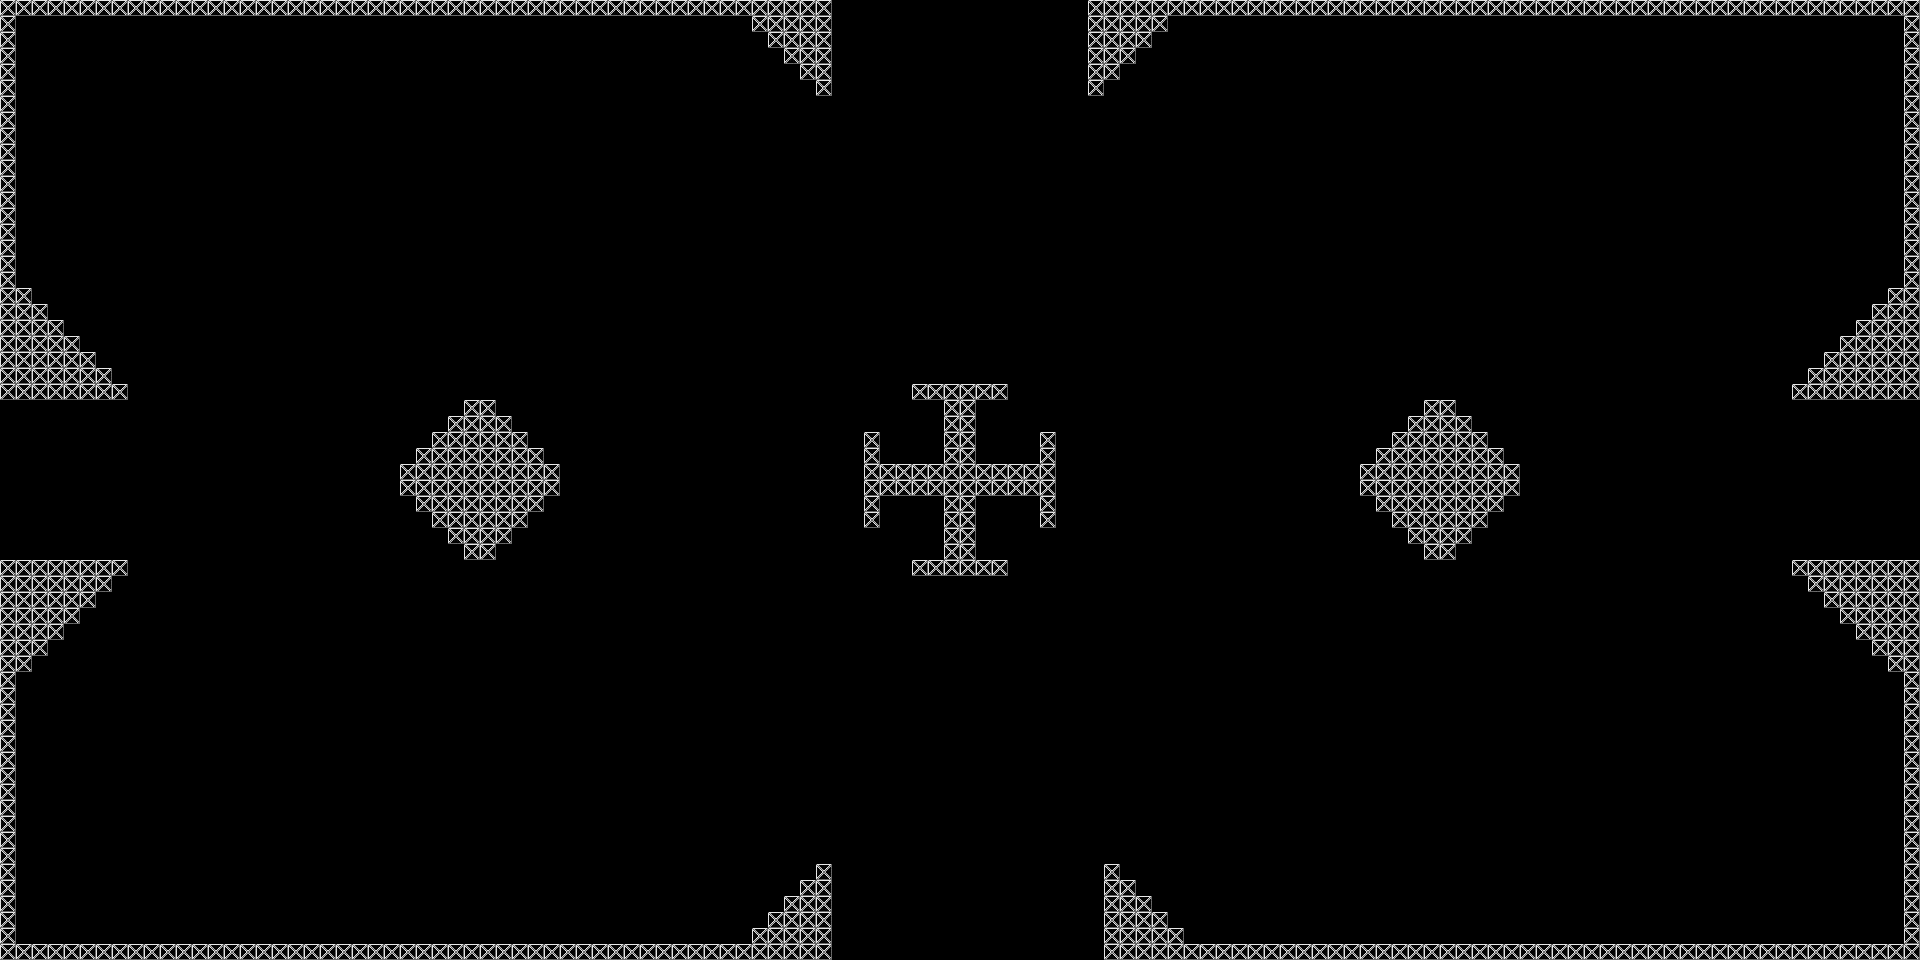

A 2D game scene composited from a Tiled map and its tileset images. What follows is a short description and the map's XML, with each tile layer's data collapsed to a summary:
An orthogonal 120x60 tile map with 16x16 px tiles, 1 tile layer (Tile Layer 1) and 4 objects.

<map version="1.0" orientation="orthogonal" renderorder="right-down" width="120" height="60" tilewidth="16" tileheight="16" nextobjectid="5">
 <tileset firstgid="1" name="structure" tilewidth="16" tileheight="16" tilecount="6" columns="3">
  <image source="structure.png" width="48" height="32" />
 </tileset>
 <layer name="Tile Layer 1" width="120" height="60">
  <data>[7200 cells, 655 non-empty, 1 distinct tile ids]</data>
 </layer>
 <objectgroup name="spawn">
  <object id="1" x="912" y="432" rotation="-45" />
  <object id="2" x="1008" y="432" rotation="45" />
  <object id="3" x="1008" y="528" rotation="135" />
  <object id="4" x="912" y="528" rotation="-135" />
 </objectgroup>
</map>
